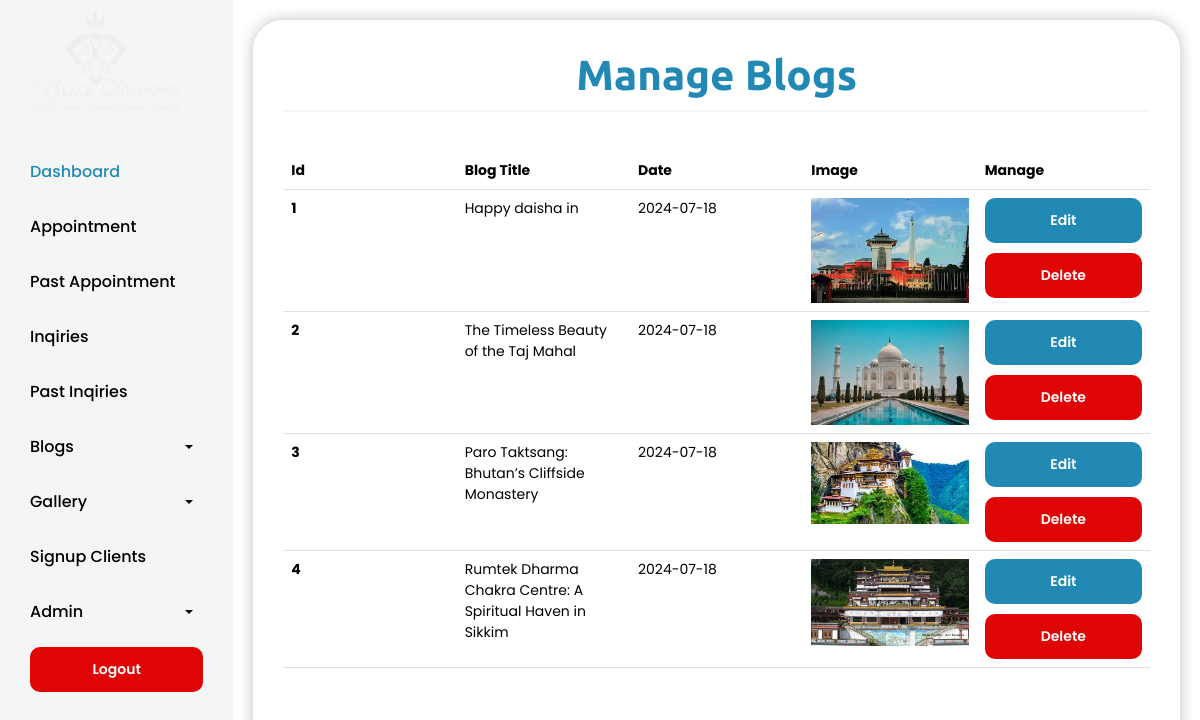
Screenshot of /admin/manage_blogs.php (signed in) with the database file from the repository.
### tables this page shows
CREATE TABLE `blog` (
  `id` int(11) NOT NULL,
  `title` varchar(155) NOT NULL,
  `date` date NOT NULL,
  `image` varchar(155) NOT NULL,
  `content` longtext NOT NULL
);

### config/functions.php (called while the page is built)
<?php
function index_loginval($conn)
{
  if (isset($_SESSION['email'])) {
    $id = $_SESSION['email'];
    $query = "SELECT * FROM user WHERE email = '$id' limit 1";
    $result = mysqli_query($conn, $query);
    if ($result && mysqli_num_rows($result) > 0) {
      $index_user_data = mysqli_fetch_assoc($result);
      return $index_user_data;
    }
  }
}

### admin/manage_blogs.php (the view, shortened to what this page needs)
<?php include 'includes/header.php'; ?>
<section class="backend-page ">
  <?php include 'includes/nav.php'; ?>
  <div class="page">
    <h2 class="section-heading">Manage Blogs</h2>
    <div class="inquiries_content">
      <table class="table table-hover">
        <thead>
          <tr>
            <th scope="col">Id</th>
            <th scope="col">Blog Title</th>
            <th scope="col">Date</th>
            <th scope="col">Image</th>
            <th scope="col">Manage</th>
          </tr>
        </thead>
        <tbody>
          <?php
          $sql = "SELECT * FROM blog";
          $result = mysqli_query($conn, $sql);
          $count = mysqli_num_rows($result);
          $sn = 1;
          if ($count > 0) {
            while ($row = mysqli_fetch_assoc($result)) {
              $id = $row['id'];
              $title = $row['title'];
              $date = $row['date'];
              $image = $row['image'];
          ?>
              <tr>
                <th scope="row"><?php echo $sn++; ?></th>
                <td><?php echo ucfirst($title)  ?></td>
                <td><?php echo $date ?></td>
                <td> <img src="./blog/img/<?php echo $image ?>" alt=""> </td>
                <td class="btn-row ">
                  <a href="<?php echo SITEURL; ?>admin/edit_blogs.php?id=<?php echo $id; ?>" class="btn-done">Edit</a>
                  <a href="<?php echo SITEURL; ?>admin/delete_blogs.php?id=<?php echo $id; ?>&image=<?php echo $image ?>" class="btn-red">Delete</a>
                </td>
              </tr>
          <?php
            }
          }
          ?>
        </tbody>
      </table>
    </div>
  </div>
</section>
<?php include 'includes/footer.php'; ?>

### admin/includes/header.php (shortened to what this page needs)
<!doctype html>
<html lang="en">
<head>
  <link href="https://cdn.jsdelivr.net/npm/bootstrap@5.3.3/dist/css/bootstrap.min.css" rel="stylesheet">
  <link rel="stylesheet" href="https://cdnjs.cloudflare.com/ajax/libs/font-awesome/6.5.2/css/all.min.css">
  <link rel="stylesheet" href="./css/style.css">
  <link rel="stylesheet" href="https://cdnjs.cloudflare.com/ajax/libs/OwlCarousel2/2.3.4/assets/owl.carousel.min.css">
  <link rel="stylesheet" href="https://cdnjs.cloudflare.com/ajax/libs/OwlCarousel2/2.3.4/assets/owl.theme.default.min.css">
</head>
<body>

### admin/includes/nav.php (shortened to what this page needs)
<?php
include '../config/functions.php';
$index_user_data = index_loginval($conn);
$user_type = $index_user_data['user_type'];
?>
<div class="backend-nav">
  <div class="sidenav-header">
    <img src="../images/logo.png" alt="">
  </div>
  <div class="sidenav-body">
    <ul class="navbar-nav  ">
      <?php
      if ($user_type == "admin") {
        echo ('
  <li class="nav-item">
        <a class="nav-link active" aria-current="page" href="dashboard">Dashboard</a>
      </li>
      <li class="nav-item">
        <a class="nav-link " aria-current="page" href="appointment">Appointment</a>
      </li>
      <li class="nav-item">
        <a class="nav-link " aria-current="page" href="past_appointment">Past Appointment</a>
      </li>
      <li class="nav-item">
        <a class="nav-link " aria-current="page" href="inquiries">Inqiries</a>
      </li>
      <li class="nav-item">
        <a class="nav-link " aria-current="page" href="past_inquiries">Past Inqiries</a>
      </li>
      <li class="nav-item dropdown">
        <a class="nav-link dropdown-toggle" href="#" role="button" data-bs-toggle="dropdown" aria-expanded="false">
          Blogs
        </a>
        <ul class="dropdown-menu">
          <li><a class="dropdown-item" href="add_blogs">Add blog</a></li>
          <li><a class="dropdown-item" href="manage_blogs">Manage blog</a></li>
        </ul>
      </li>
        <li class="nav-item dropdown">
        <a class="nav-link dropdown-toggle" href="#" role="button" data-bs-toggle="dropdown" aria-expanded="false">
          Gallery
        </a>
        <ul class="dropdown-menu">
          <li><a class="dropdown-item" href="add_gallery">Add Gallery</a></li>
          <li><a class="dropdown-item" href="manage_gallery">Manage Gallery</a></li>
        </ul>
      </li>
       <li class="nav-item">
        <a class="nav-link " aria-current="page" href="signup_clients">Signup Clients</a>
      </li>
      <li class="nav-item dropdown">
        <a class="nav-link dropdown-toggle" href="#" role="button" data-bs-toggle="dropdown" aria-expanded="false">
          Admin
        </a>
        <ul class="dropdown-menu">
          <li><a class="dropdown-item" href="add_admin">Add Admin</a></li>
          <li><a class="dropdown-item" href="manage_admin">Manage Admin</a></li>
        </ul>
      </li>
');
      }
      ?>
    </ul>
    <div class="nav-btn"><a class="btn-red" href="logout">Logout</a></div>
  </div>
</div>

### admin/includes/footer.php (shortened to what this page needs)
</body>
</html>

### admin/css/style.css (style rules this page uses)
body, p, a { font-size: 14px; font-style: normal; font-weight: 400; font-family: "Poppins", sans-serif; }
h1, .h1, h2, .h2, h3, .h3, h4, .h4, h5, .h5, h6 { font-family: "Ubuntu", sans-serif; font-weight: 600; margin: 0; padding: 0; color: #000000; }
ul { margin: 0; padding: 0; list-style: none; }
ul li { display: block; font-size: 14px; font-weight: 300; font-family: "Poppins", sans-serif; }
img { width: 100%; transition: 0.4s all; }
a { color: #757272; font-size: 16px; font-weight: 500; font-family: "Poppins", sans-serif; text-decoration: none; display: block; overflow: hidden; transition: 0.4s all; }
section { position: relative; }
.section-heading { font-size: 42px; font-family: "Ubuntu", sans-serif; color: #000000; font-weight: 800; margin-bottom: 20px; }
.btn-done { font-size: 14px; background-color: #2189b3; color: #fff; padding: 10px 15px; border-radius: 10px; text-align: center; font-weight: 600; border: 2px solid #2189b3; transition: 0.3s ease-in-out; }
.btn-red { font-size: 14px; background-color: rgb(223, 5, 5); color: #fff; padding: 10px 15px; border-radius: 10px; text-align: center; font-weight: 600; border: 2px solid rgb(223, 5, 5); transition: 0.3s ease-in-out; }
.dropdown-toggle { display: flex; align-items: center; justify-content: space-between; }
.dropdown-toggle::after { margin-left: 10px; margin-right: 10px; vertical-align: 0.255em; content: ""; border-top: 0.3em solid; border-right: 0.3em solid transparent; border-bottom: 0; border-left: 0.3em solid transparent; }
.backend-page { display: flex; justify-content: space-between; }
.backend-page .backend-nav { width: 20%; }
.backend-page .page { width: 80%; height: calc(100vh - 40px); margin: 20px; box-shadow: 0 0 15px rgba(1, 3, 26, 0.247); overflow-y: auto; overflow-x: hidden; border-radius: 30px; padding: 30px; }
.backend-page .page .section-heading { color: #2189b3; font-family: "Ubuntu", sans-serif; border-bottom: 2px solid #F4F5F5; padding-bottom: 10px; text-align: center; margin-bottom: 40px; }
.backend-nav { padding: 10px 30px; height: 100vh; background-color: #F4F5F5; }
.backend-nav .sidenav-header { width: 150px; }
.backend-nav .sidenav-header img { width: 100%; }
.backend-nav .sidenav-body { margin-top: 40px; height: 70vh; overflow-y: scroll; overflow-x: hidden; }
.backend-nav .sidenav-body .navbar-nav .nav-item { margin-bottom: 15px; }
.backend-nav .sidenav-body .navbar-nav .nav-item .nav-link { font-size: 16px; color: #000000; font-weight: 500; transition: 0.3; }
.backend-nav .sidenav-body .navbar-nav .nav-item .nav-link.active { color: #2189b3; }
.inquiries_content table { table-layout: fixed; overflow-wrap: break-word; }
.inquiries_content table .btn-row .btn-done { margin-bottom: 10px; }

### rows the page displays
blog: title "Happy daisha in", date "2024-07-18", image (picture)
blog: title "The Timeless Beauty of the Taj Mahal", date "2024-07-18", image (picture)
blog: title "Paro Taktsang: Bhutan’s Cliffside Monastery", date "2024-07-18", image (picture)
blog: title "Rumtek Dharma Chakra Centre: A Spiritual Haven in Sikkim", date "2024-07-18", image (picture)
